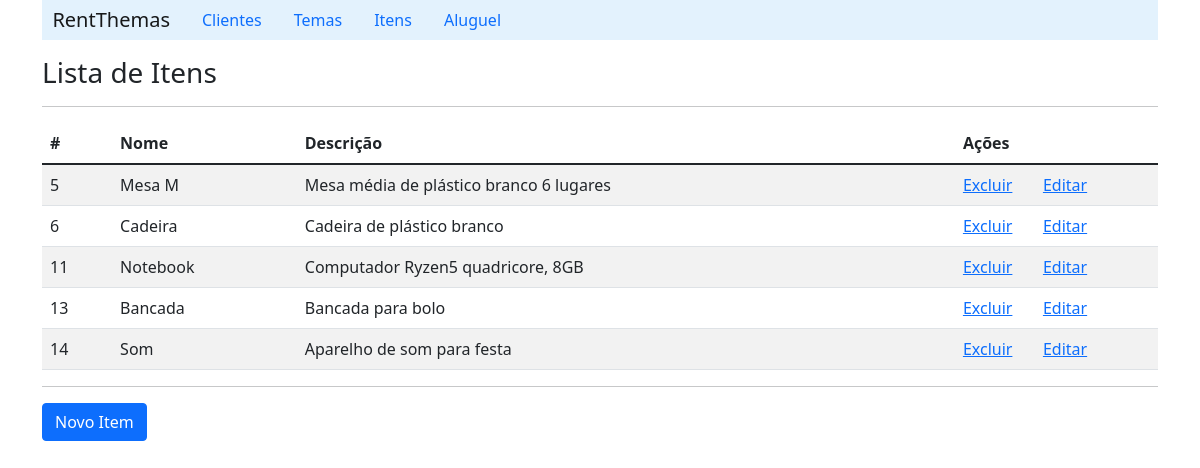
Screenshot of /listItem/ with the database file from the repository.
### api/models.py (models this page shows, shortened)
class Item(models.Model):
    name = models.CharField(max_length=100)
    description = models.CharField(max_length=200)

### api/views.py (the view)
# urls.py: path('listItem/', itemview.list_item),
    def list_item(self, request):
        item_list = ItemDAO.list_item(request)
        context = {'item_list': item_list}
        return render(request, 'item/listItem.html', context)

### api/daos.py (called while the page is built)
    def list_item(self):
        item_list = Item.objects.all()
        return item_list

### api/templates/item/listItem.html (shortened to what this page needs)
{% extends "index.html" %}
    {% block content %}
        <h3>Lista de Itens</h3>
        <hr>
        <table class="table table-striped">
            {% if item_list %}
            <thead>
                <tr>
                    <th scope="col">#</th>
                    <th scope="col">Nome</th>
                    <th scope="col">Descrição</th>
                    <th scope="col">Ações</th>
                    <th scope="col"></th>
                </tr>
            </thead>
                {% for item in item_list%}
                    <tr>
                        <td>{{item.id}}</td>
                        <td>{{item.name}}</td>
                        <td>{{item.description}}</td>
                        <td width='80'><a href="/deleteItem/{{item.id}}">Excluir</a></td>
                        <td><a href="/detailItem/{{item.id}}">Editar</a></td>
                    </tr>
                {% endfor %}
            {% else %}
                <p>Nenhum item cadastrado!!</p>
            {%endif%}
        </table>
        <hr>
        <a class="btn btn-primary" href="/formItem">Novo Item</a>
    {% endblock %}

### rows the page displays
Item: id "5", name "Mesa M", description "Mesa média de plástico branco 6 lugares"
Item: id "6", name "Cadeira", description "Cadeira de plástico branco"
Item: id "11", name "Notebook", description "Computador Ryzen5 quadricore, 8GB"
Item: id "13", name "Bancada", description "Bancada para bolo"
Item: id "14", name "Som", description "Aparelho de som para festa"
